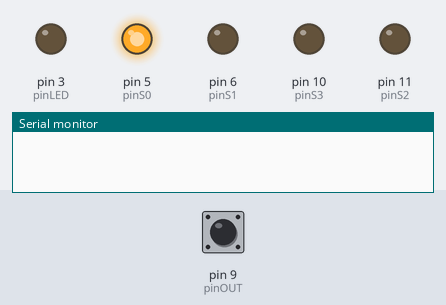
Recording of a sketch running on a simulated Arduino Uno, built with avr-gcc and run on an emulated ATmega328P. Parts: output pins drawn as LEDs (lit = HIGH), the last lines printed to the serial monitor. Inputs (shaded band) come from the test bench; at power-on: pin 9 (pinOUT) LOW.

Above: at 0.1 s.
At 3.2 s:
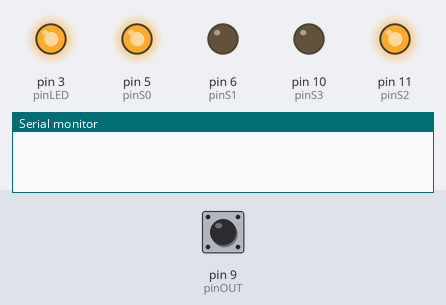
3.3 s: pin 9 (pinOUT) pulsed HIGH 2 times (0.12 s each, 0.3 s apart)
At 12.1 s:
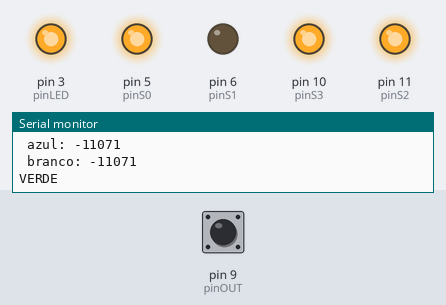
Timing chart, 0 to 12.9 s (numbered marks = the images above; inputs shaded):
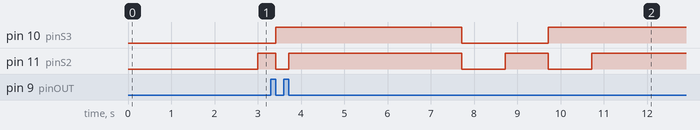

The sketch:

baseleituradecores.ino
```cpp
#define pinLED 3 //OE, GND no GND, VCC no positivo; old 8
#define pinS0 5 //S0; old 9
#define pinS1 6 //S1; old 10
#define pinOUT 9 //OUT; old 11
#define pinS3 10 //S3; old 12
#define pinS2 11 //S2; old 13

void detectaCor();
int pulseR = 0,
    pulseG = 0,
    pulseB = 0,
    pulseW = 0;

void setup() {
Serial.begin(9600);

pinMode(pinS0, OUTPUT);
pinMode(pinS1, OUTPUT);
pinMode(pinS2, OUTPUT);
pinMode(pinS3, OUTPUT);
pinMode(pinLED, OUTPUT);
pinMode(pinOUT, INPUT);

digitalWrite(pinS0, HIGH);
digitalWrite(pinS1, LOW);

delay(2000);

digitalWrite(pinLED, HIGH); //liga LED


}

void loop() {

detectaCor(); //puxa/inicia a funcao da leitura de cor
delay(2000);
Serial.print("vermelho: ");
Serial.println(pulseR);

Serial.print(" verde : ");
Serial.println(pulseG);

Serial.print(" azul: ");
Serial.println(pulseB);

Serial.print(" branco: ");
Serial.print(pulseW);
Serial.println();

//inicia-se a leitura de cor


if((100<pulseR<120)and(90<pulseG<120)and(100<pulseB<130)and(pulseW<100)){
  Serial.println("VERDE");

}

else if((140<pulseR<170)and(130<pulseG<160)and(60<pulseB<100)and(pulseW<100)){
  Serial.println("AZUL");

}

else if ((60<pulseR<100)and(150<pulseG<180)and(110<pulseB<140)and(pulseW<100)){
  Serial.println("VERMELHO");

}

else if((pulseR>150)and(pulseG>190)and(pulseB>140)and(pulseW<100)){
  Serial.println("leitura vazia");

}


else{
  Serial.println("OUTRA COR");

}
delay(1000);

}

void detectaCor(){
  //detectando vermelho
  digitalWrite(pinS2,LOW);
  digitalWrite(pinS3,LOW);
  pulseR = pulseIn(pinOUT, digitalRead(pinOUT) == HIGH ? LOW : HIGH);

  //sem filtro
  digitalWrite(pinS2, HIGH);
  digitalWrite(pinS3, LOW);
  pulseW = pulseIn(pinOUT, digitalRead(pinOUT) == HIGH ? LOW : HIGH);

  //detectando azul
  digitalWrite(pinS2, LOW);
  digitalWrite(pinS3, HIGH);
  pulseB = pulseIn(pinOUT, digitalRead(pinOUT) == HIGH ? LOW : HIGH);

  //detectando verde
  digitalWrite(pinS2, HIGH);
  digitalWrite(pinS3, HIGH);
  pulseG = pulseIn(pinOUT, digitalRead(pinOUT) == HIGH ? LOW : HIGH);


}
```
